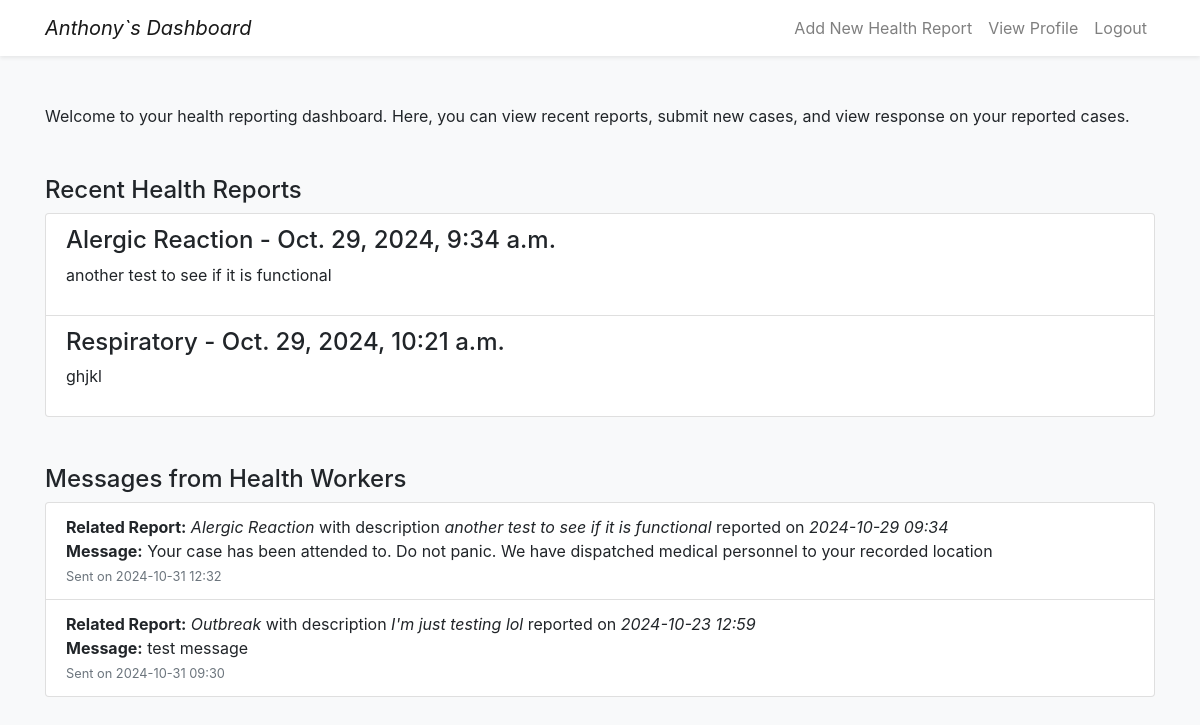
Page /dashboard/ (signed in) on the earlier database version.
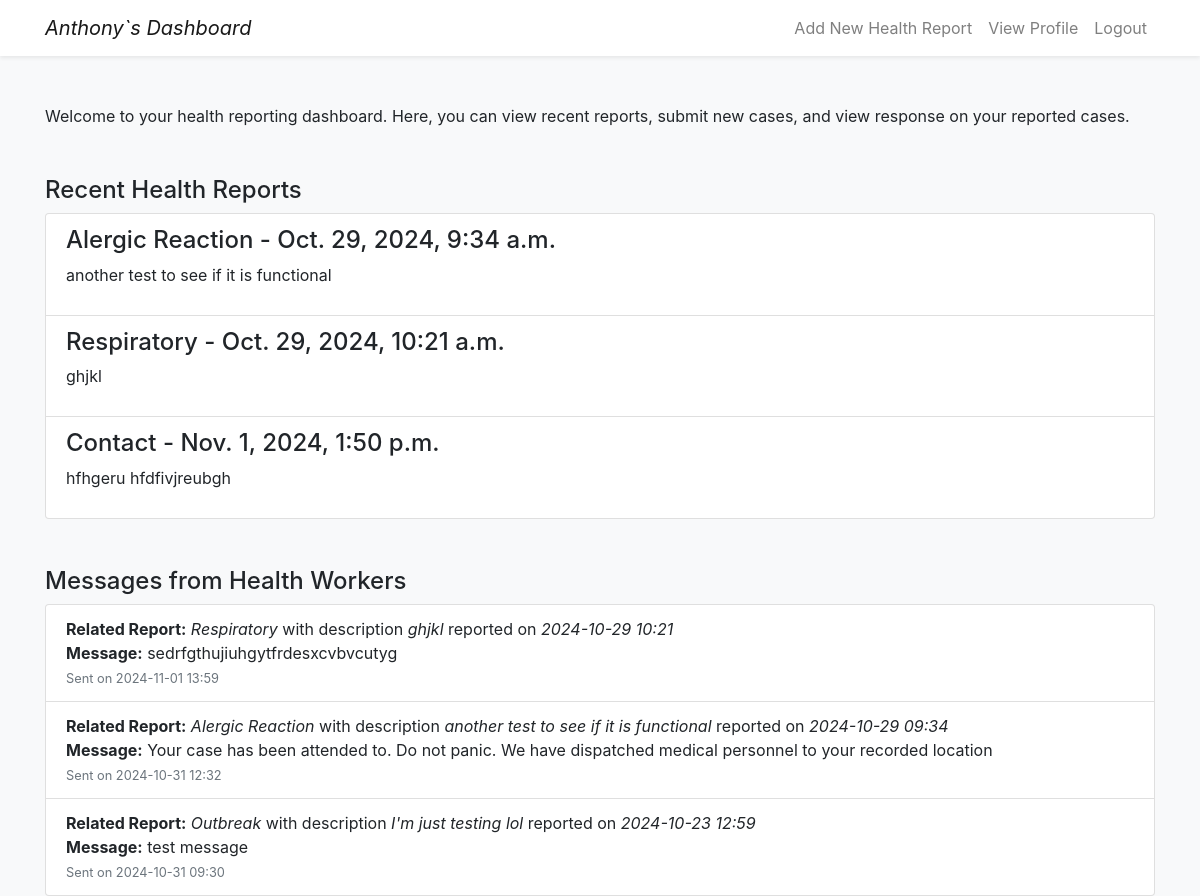
Same page on the later database version.
### reports/models.py (models this page shows, shortened)
class HealthReport(models.Model):
    user = models.ForeignKey(User, on_delete=models.SET_NULL, null=True, blank=True)
    incident_type = models.ForeignKey(IncidentType, on_delete=models.CASCADE)
    symptoms = models.ManyToManyField(Symptom)
    location = models.ForeignKey(Location, on_delete=models.CASCADE)
    description = models.TextField()
    date_reported = models.DateTimeField(auto_now_add=True)
    resolved = models.BooleanField(default=False)
    is_verified = models.BooleanField(default=False)

class IncidentType(models.Model):
    name = models.CharField(max_length=50)
    description = models.TextField(blank=True)
    def __str__(self):
        return self.name

class SystemContact(models.Model):
    reporter = models.ForeignKey(User, on_delete=models.CASCADE)
    health_report = models.ForeignKey(HealthReport, on_delete=models.CASCADE)
    message = models.TextField()
    date_sent = models.DateTimeField(auto_now_add=True)

### reports/views.py (the view)
# urls.py: path('dashboard/', views.dashboard, name='dashboard'),
@login_required
def dashboard(request):
    user_profile = get_object_or_404(UserProfile, user=request.user)
    reports = HealthReport.objects.filter(user=request.user)
    messages = SystemContact.objects.filter(reporter=request.user).select_related('health_report').order_by('-date_sent')
    content = {
        'reports': reports,
        'user_profile': user_profile,
        'messages': messages,
    }
    return render(request, 'reports/dashboard.html', content)

### reports/templates/reports/dashboard.html (shortened to what this page needs)
{% load custom_filters %}
{% load static %}
<!DOCTYPE html>
<html lang="en">
<head>
    <link href="{% static 'css/localversionBootstrap.css' %}" rel="stylesheet">
</head>
<body class="bg-light">
    <nav class="navbar navbar-expand-lg navbar-light bg-white shadow-sm">
        <div class="container">
            <a class="navbar-brand" href="#"><i>{{ user.first_name }}`s Dashboard</i>
            </a>
            <div class="collapse navbar-collapse" id="navbarNav">
                <ul class="navbar-nav ml-auto">
                    <li class="nav-item">
                        <a href="{% url 'submit_report' %}" class="nav-link">Add New Health Report</a>
                    </li>
                    <li class="nav-item">
                        <a href="{% url 'profile' %}" class="nav-link">View Profile</a>
                    </li>
                    <li class="nav-item">
                        <a href="#" class="nav-link"
                        onclick="if (confirmAction('Are you sure you want to logout?')) { document.getElementById('logoutform').submit(); }">
                         Logout
                     </a>
                      </li>
                </ul>
            </div>
        </div>
    </nav>
    <div class="container mt-5">
        <p>Welcome to your health reporting dashboard. Here, you can view recent reports, submit new cases, and view response on your reported cases.</p>
        <div class="mt-5">
            <h4>Recent Health Reports</h4>
            <ul class="list-group">
                {% for report in reports %}
                    <li class="list-group-item">
                        <h4>{{ report.incident_type }} - {{ report.date_reported }}</h4>
                        <p>{{ report.description }}</p>
                    </li>
                {% empty %}
                    <li class="list-group-item">No recent reports available.</li>
                {% endfor %}
            </ul>
        </div>
        <div class="mt-5">
            <h4>Messages from Health Workers</h4>
            <ul class="list-group">
                {% for message in messages %}
                    <li class="list-group-item">
                        <strong>Related Report:</strong> <i>{{ message.health_report.incident_type.name }}</i> with description <i>{{message.health_report.description}}</i> reported on <i>{{message.health_report.date_reported |date:"Y-m-d H:i"}}</i><br>
                        <strong>Message:</strong> {{ message.message }}<br>
                        <small class="text-muted">Sent on {{ message.date_sent|date:"Y-m-d H:i" }}</small>
                    </li>
                {% empty %}
                    <li class="list-group-item">No messages available.</li>
                {% endfor %}
            </ul>
        </div>
    </div>
</body>
</html>

Differences in the rows shown:
added HealthReport: incident_type "Contact", date_reported "Nov. 1, 2024, 1:50 p.m.", description "hfhgeru hfdfivjreubgh"
added SystemContact: health_report.incident_type.name "Respiratory", health_report.description "ghjkl", health_report.date_reported "2024-10-29 10:21", message "sedrfgthujiuhgytfrdesxcvbvcutyg", date_sent "2024-11-01 13:59"
